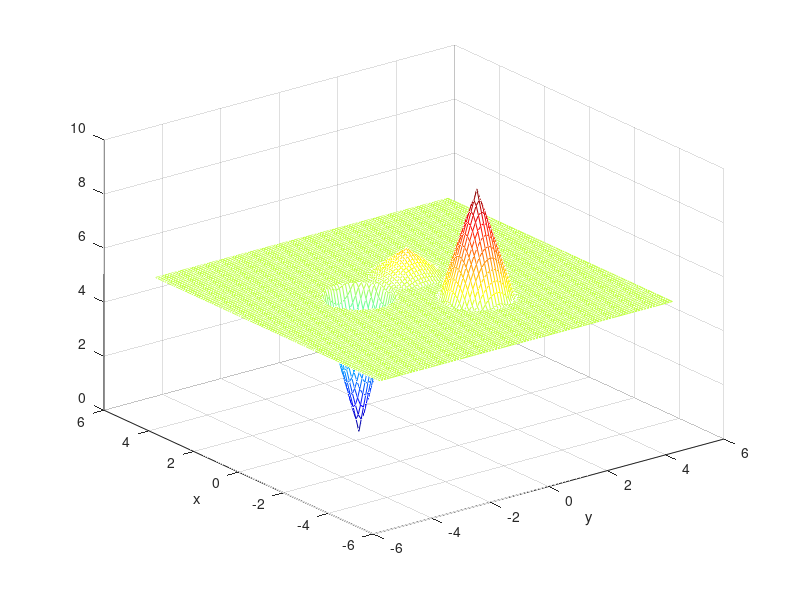
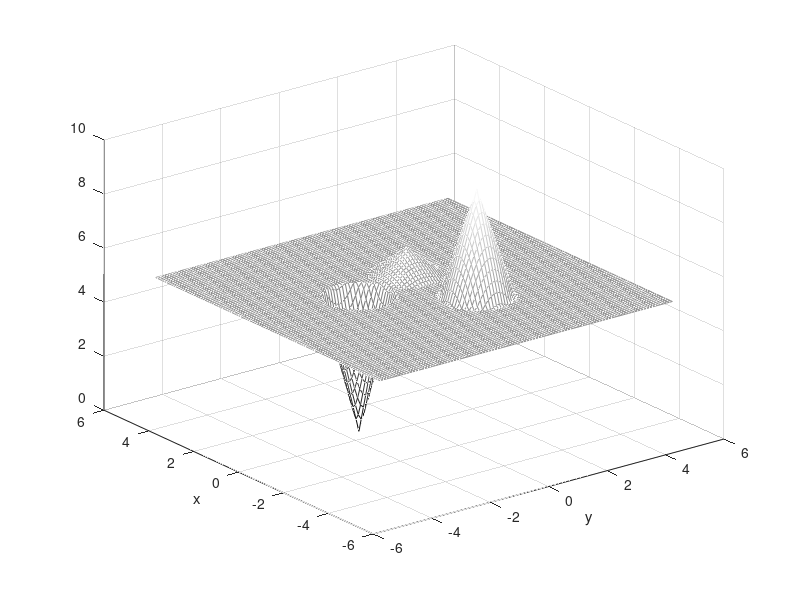

The MATLAB script that drew these images, in order:
clc
clear all

format compact
format long

%
%   Mesh parameters:
%

h = 0.1;
R = 5;
N = R/h;

x = -R:h:R+h/100;   % x has 2N + 1 points
y = -R:h:R+h/100;   % y has 2N + 1 points

n = 2;     % <--- space dimension is 2 (plane)
p = 4;     % <--- we are interested in the case: p > n

gamma = (p - n)/(p - 1);   % <--- this parameter will not actually 
                           %      be used in the program below
%
% -------------------------------------------------
%
%             INITIAL APPROXIMATION
%                     to
%             STEADY STATE SOLUTION
%
% -------------------------------------------------
%

% -------------------------------------------------

x1 = +1.0;   % <--- x-coordinate of 1st singularity
y1 = +0.5;   % <--- y-coordinate of 1st singularity

i1 = find( x1-h/100 < x & x < x1 + h/100);   % <--- i-index of 1st singularity
j1 = find( y1-h/100 < y & y < y1 + h/100);   % <--- j-index of 1st singularity

x2 = -1.5;   % <--- x-coordinate of 2nd singularity
y2 = +1.0;   % <--- y-coordinate of 2nd singularity

i2 = find( x2-h/100 < x & x < x2 + h/100);   % <--- i-index of 2nd singularity
j2 = find( y2-h/100 < y & y < y2 + h/100);   % <--- j-index of 2nd singularity

x3 = +0.5;   % <--- x-coordinate of 3rd singularity
y3 = -1.5;   % <--- y-coordinate of 3rd singularity

i3 = find( x3-h/100 < x & x < x3 + h/100);   % <--- i-index of 3rd singularity
j3 = find( y3-h/100 < y & y < y3 + h/100);   % <--- j-index of 3rd singularity

% -------------------------------------------------

b1 = 6;

b2 = 9;

b3 = 0;

b = (b1 + b2 + b3)/3 - 0;    

% -------------------------------------------------

r12 = sqrt( (x1 - x2)^2 + (y1 - y2)^2 );
r13 = sqrt( (x1 - x3)^2 + (y1 - y3)^2 );
r23 = sqrt( (x2 - x3)^2 + (y2 - y3)^2 );

r0 = 1/2 * min([r12, r13, r23]);

% -------------------------------------------------

u0 = b * ones(2*N+1,2*N+1);

for i = 1:2*N+1
    for j = 1:2*N+1
        
        d1 = sqrt( (x(i) - x1)^2 + (y(j) - y1)^2 );
        
        d2 = sqrt( (x(i) - x2)^2 + (y(j) - y2)^2 );
        
        d3 = sqrt( (x(i) - x3)^2 + (y(j) - y3)^2 );
        
        if d1 < r0
           u0(i,j) = b1 - (b1 - b)*d1/r0;
        end
        
        if d2 < r0
           u0(i,j) = b2 - (b2 - b)*d2/r0;
        end  
        
        if d3 < r0
           u0(i,j) = b3 - (b3 - b)*d3/r0;
        end 
        
   end
    
end   
       
u0(i1,j1) = b1;
u0(i2,j2) = b2;
u0(i3,j3) = b3;

% -------------------------------------------------

I = find( 2.5 < abs(x) & abs(x) < 3.5 );
J = find( 2.5 < abs(y) & abs(y) < 3.5 );

far_field_value_u0 = sum( sum( u0(I,J) ) )/(length(I)*length(J))

b

count = 1;

min_u(count) = min( u0(:) );
max_u(count) = max( u0(:) );

% -------------------------------------------------
%
%    Solution checkings:
%
variation_L1 (1) = NaN;   % <--- L1 norm of u - u_previous
variation_sup(1) = NaN;   % <--- supnorm of u - u_previous

far_field_value(1) = far_field_value_u0;

% -------------------------------------------------

tic

[X,Y] = meshgrid(x,y);

figure(10)
mesh(X,Y,u0)
colormap(jet)
shading interp
xlabel('y')
ylabel('x')

figure(20)
shading interp
colormap gray
% surfl(X,Y,u0)
mesh(X,Y,u0)
xlabel('y')
ylabel('x')

toc

% -------------------------------------------------

v0 = u0;   % <--- this will be used by the code u_24h.m

t(1) = 0;  % <--- vector of time values for future solution checkings
t0 = 0;    % <--- this will be used by the code u_24h.m

dt_dump = 0.01;  % <--- time interval elapsed between solution checkings

% -------------------------------------------------
